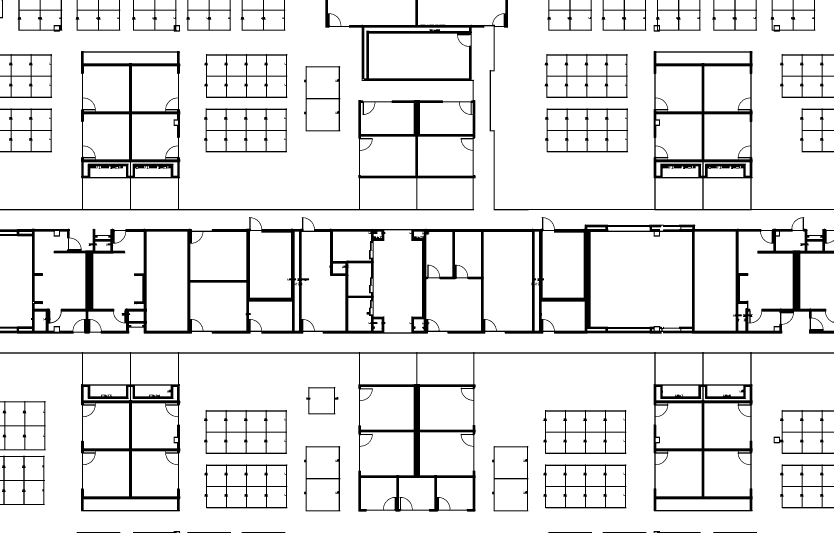
#> input picture maps/building16_svg_full.pgm, 2500 x 1599 px (shown at 1/3 size)
$ python -i pdf_to_map.py   (imports and definitions only)
#> lines starting #> are read from the running program, lines starting #| are printed output that depends on the picture; after the words box and inside, x2 and y2 are one past the last pixel; in counts of white or black regions, pixels touching at a corner belong together
#> further down, picture is the input picture: shape (1599, 2500, 3); values 0 (black) and 254 (white), 90.3% white; 42 black regions, largest, box (x1, y1, x2, y2) and area: (0, 651, 2500, 1001) 130457, (0, 0, 2500, 631) 86670, (0, 1056, 2500, 1535) 76744
#!/usr/bin/env python3
"""
Convert a PDF floor plan into a ROS occupancy grid map (PGM + YAML).

Usage:
    # Generate a map preserving full visual detail (text, labels visible in RViz)
    python3 pdf_to_map.py floor_plan.pdf --resolution 0.05 --output my_map

    # Generate a clean walls-only map (no text, just walls and free space)
    python3 pdf_to_map.py floor_plan.pdf --resolution 0.05 --output my_map --mode clean

    # Preview the conversion (requires display)
    python3 pdf_to_map.py floor_plan.pdf --preview

    # Interactively measure a known distance to calculate resolution
    python3 pdf_to_map.py floor_plan.pdf --measure

Examples:
    python3 pdf_to_map.py building16.pdf --resolution 0.05 --output building16
    python3 pdf_to_map.py building16.pdf --resolution 0.05 --output building16 --mode clean
    python3 pdf_to_map.py building16.pdf --measure
"""

import argparse
import subprocess
import sys
import os
import tempfile

import cv2
import numpy as np


# [43 lines left out: functions pdf_to_image, image_to_full_map, not called in this run]


def image_to_clean_map(img: np.ndarray, wall_threshold: int = 100,
                       border_pixels: int = 2) -> np.ndarray:
    """
    Convert a floor plan image to a clean occupancy grid with only walls
    and free space. Text and annotations are removed using morphological
    filtering (erode to strip thin features, dilate to restore wall width).

    - White (254) = free space
    - Black (0) = occupied / wall

    Args:
        img: Input BGR image
        wall_threshold: Pixels darker than this are potential walls (0-255)
        border_pixels: Add a border of walls around the edges
    """
#> called with wall_threshold = 100, border_pixels = 2
    gray = cv2.cvtColor(img, cv2.COLOR_BGR2GRAY)

    # Threshold: only truly dark pixels are potential walls
    _, wall_mask = cv2.threshold(gray, wall_threshold, 255, cv2.THRESH_BINARY_INV)
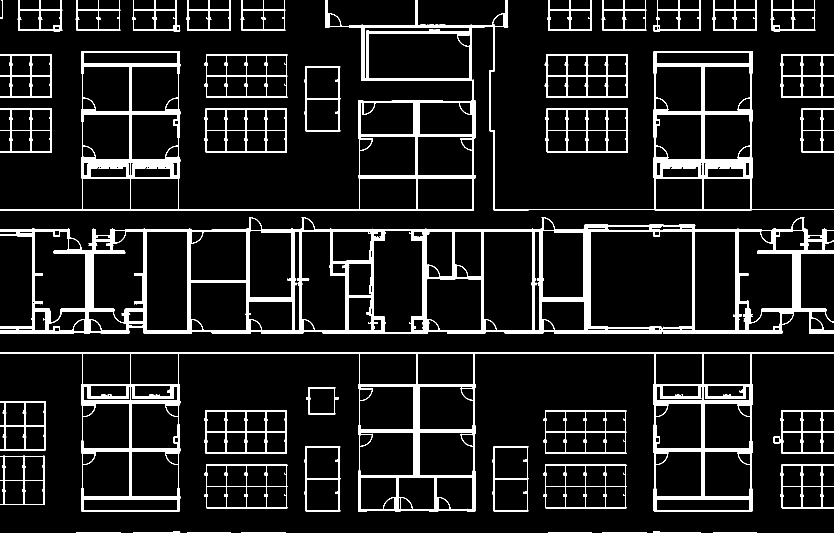
#> wall_mask: shape (1599, 2500) (shown at 1/3 size); 9.7% white; 42 white regions, largest, box (x1, y1, x2, y2) and area: (0, 651, 2500, 1001) 130457, (0, 0, 2500, 631) 86670, (0, 1056, 2500, 1535) 76744

    # Erode to remove thin features (text, dimension lines)
    kernel = np.ones((2, 2), np.uint8)
    walls_only = cv2.erode(wall_mask, kernel, iterations=1)
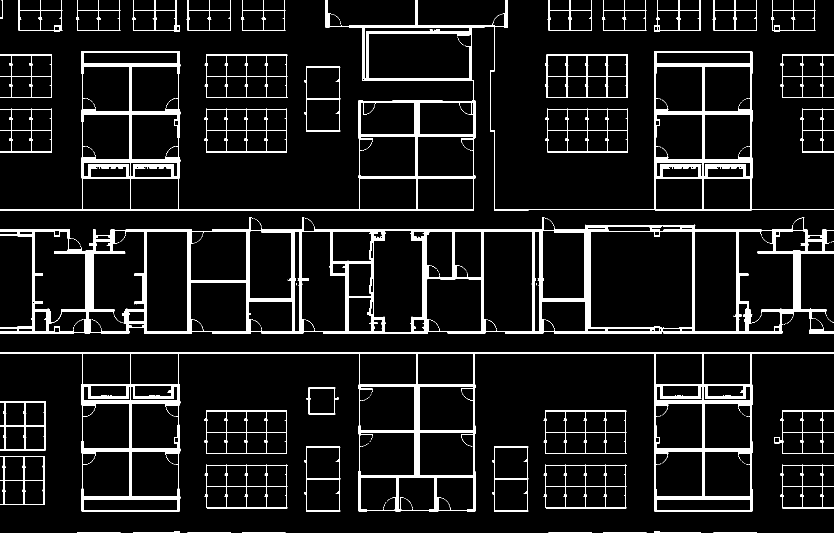
#> walls_only: shape (1599, 2500) (shown at 1/3 size); 7.9% white; 400 white regions (355 under 20 px), largest, box (x1, y1, x2, y2) and area: (0, 652, 2500, 1001) 113679, (0, 0, 2500, 631) 71369, (0, 1057, 2500, 1535) 63166

    # Dilate to restore wall thickness
    walls_restored = cv2.dilate(walls_only, kernel, iterations=2)
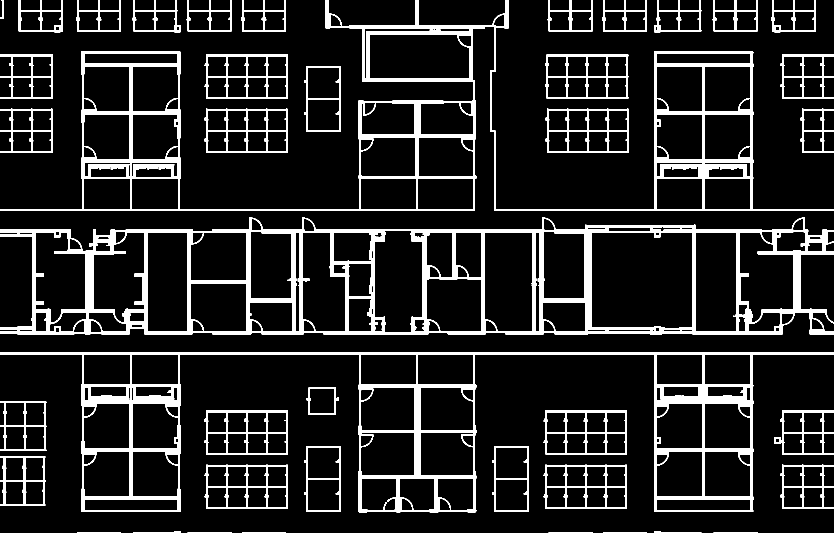
#> walls_restored: shape (1599, 2500) (shown at 1/3 size); 11.4% white; 44 white regions, largest, box (x1, y1, x2, y2) and area: (0, 652, 2500, 1003) 145995, (0, 0, 2500, 633) 101242, (0, 1057, 2500, 1537) 89714

    # Create occupancy grid
    occupancy = np.full(gray.shape, 254, dtype=np.uint8)  # default: free
    occupancy[walls_restored > 0] = 0  # walls

    # Add border
    if border_pixels > 0:
        occupancy[:border_pixels, :] = 0
        occupancy[-border_pixels:, :] = 0
        occupancy[:, :border_pixels] = 0
        occupancy[:, -border_pixels:] = 0

    return occupancy


# [209 lines left out: functions write_map_files, preview_mode, measure_mode, main, not called in this run]


# [2 lines not run here, left out]

>>> import cv2
>>> picture = cv2.imread('../maps/building16_svg_full.pgm')
>>> result = image_to_clean_map(picture)
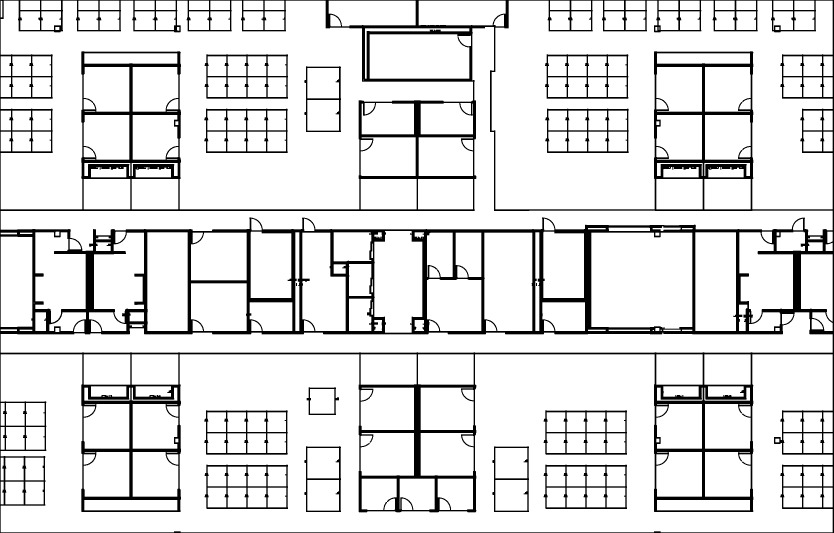
#> result: shape (1599, 2500) (shown at 1/3 size); values 0 (black) and 254 (white), 88.3% white; 15 black regions, largest, box (x1, y1, x2, y2) and area: (0, 0, 2500, 1599) 406612, (1635, 163, 1885, 296) 6304, (613, 326, 863, 459) 6304

$ run again, on maps/building16_svg_walls_inflated.pgm
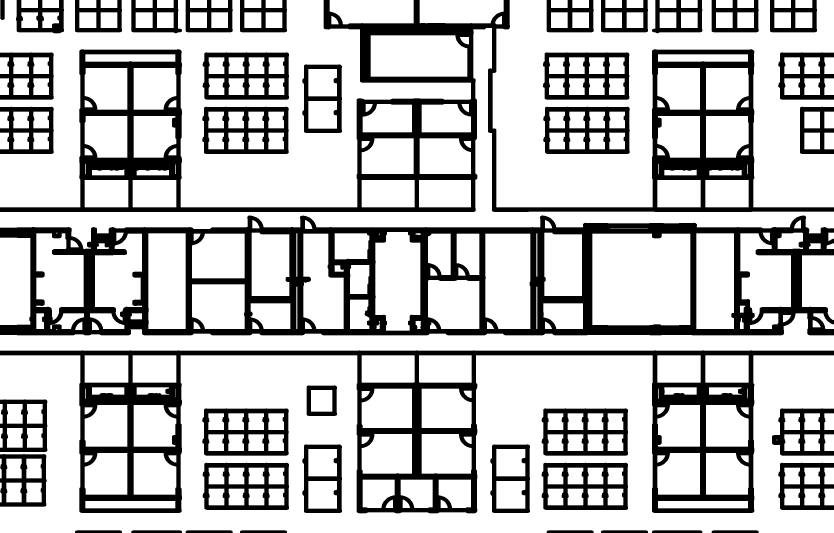
#> input picture maps/building16_svg_walls_inflated.pgm, 2500 x 1599 px (shown at 1/3 size)
#> picture is the input picture: shape (1599, 2500, 3); values 0 (black) and 254 (white), 74.7% white; 42 black regions, largest, box (x1, y1, x2, y2) and area: (0, 646, 2500, 1006) 270322, (0, 0, 2500, 636) 217066, (0, 1051, 2500, 1540) 192345
#> walls_only: shape (1599, 2500); 23.8% white; 42 white regions, largest, box (x1, y1, x2, y2) and area: (0, 647, 2500, 1006) 257112, (0, 0, 2500, 636) 205049, (0, 1052, 2500, 1540) 181377
#> in image_to_clean_map, `walls_restored = cv2.dilate(walls_only, kernel, iterations=2)`:
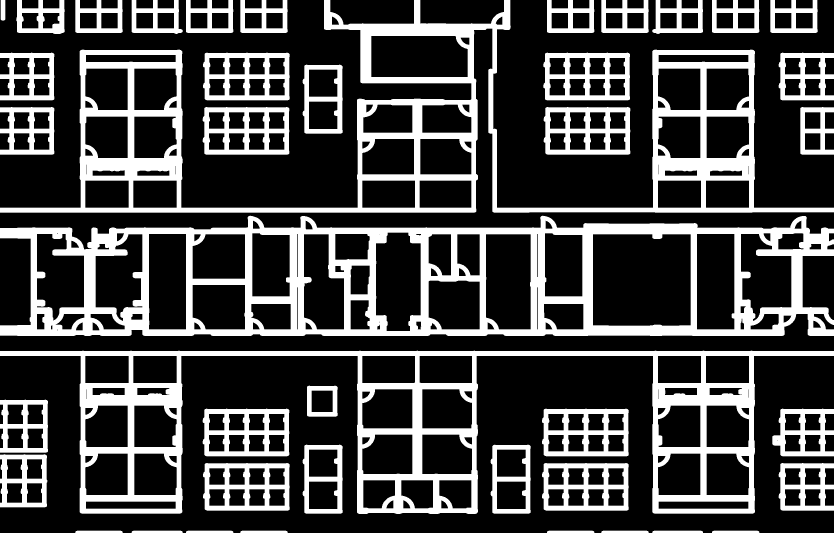
#> walls_restored: shape (1599, 2500) (shown at 1/3 size); 26.8% white; 42 white regions, largest, box (x1, y1, x2, y2) and area: (0, 647, 2500, 1008) 283342, (0, 0, 2500, 638) 229099, (0, 1052, 2500, 1542) 203219
#> `result = image_to_clean_map(picture)`:
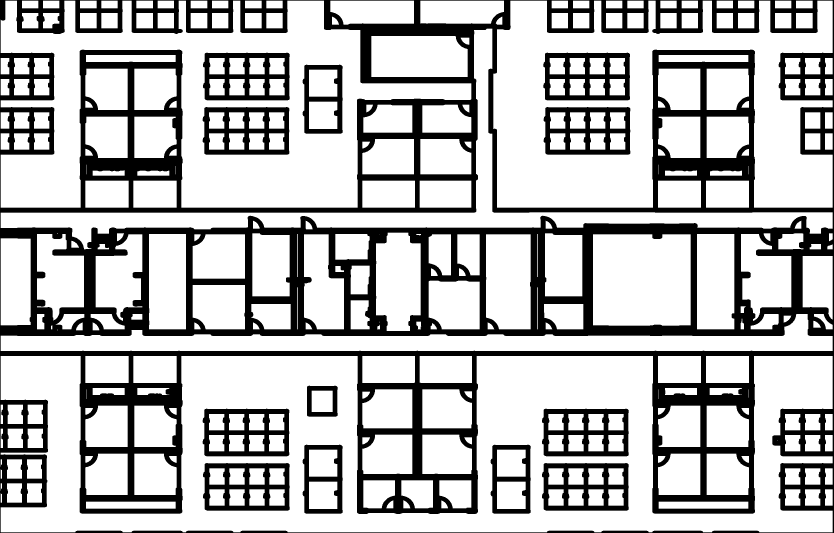
#> result: shape (1599, 2500) (shown at 1/3 size); values 0 (black) and 254 (white), 72.9% white; 13 black regions, largest, box (x1, y1, x2, y2) and area: (0, 0, 2500, 1599) 896650, (1630, 158, 1890, 301) 19013, (608, 321, 868, 464) 19013
